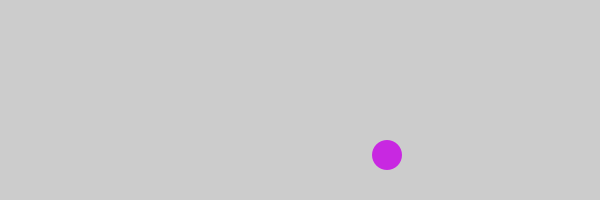
Frame 1 (no input)
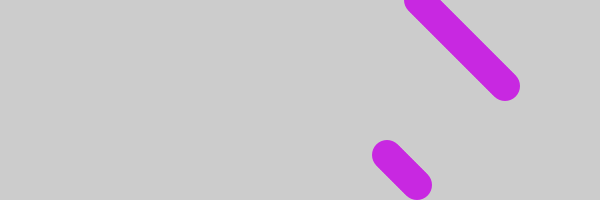
Frame 60 (the mouse pressed at the canvas centre just before this capture)
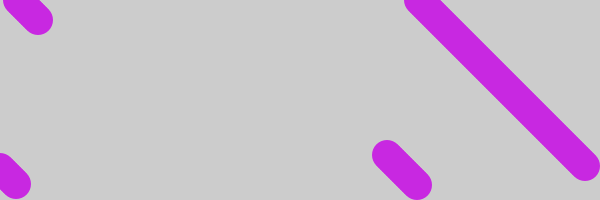
Frame 120 (the mouse held since frame 60 and released just before this capture)

The Processing sketch that drew these frames (run headless with seeded random() and noise(); from frame 60 on, the mouse is pressed at the canvas centre):

// Processing sketch: clemm
// ── clemm.pde
int px, py;
int size = 30;
int sp = 2;

void setup (){
  size(600, 200);
  noStroke();

  px = int(random(width));
  py = int(random(width));
}

void draw(){

  //background(124);
  fill(200, 40, 225);
  ellipse(px, py, size, size);
  px += sp;
  py +=sp;

  if(px>width-size/2){
    px = 0;
  }
  if(py>height-size/2){
    py = 0;
  }
}
